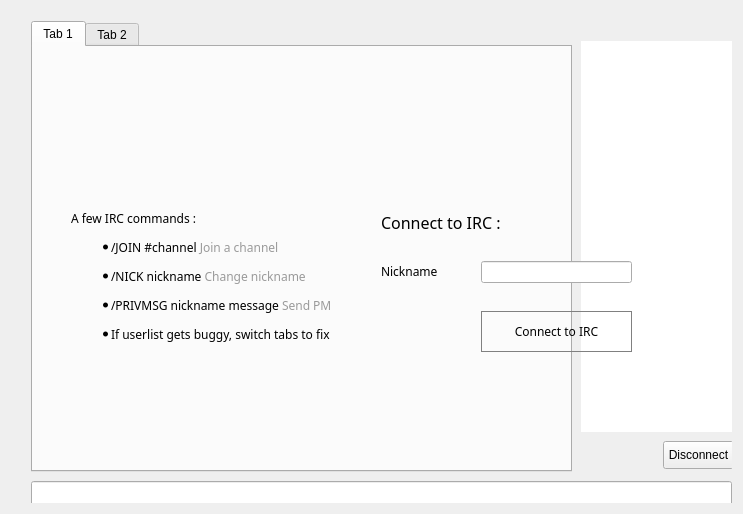
<?xml version="1.0" encoding="UTF-8"?>
<ui version="4.0">
 <class>ChatWindowClass</class>
 <widget class="QWidget" name="ChatWindowClass">
  <property name="geometry">
   <rect>
    <x>0</x>
    <y>0</y>
    <width>743</width>
    <height>514</height>
   </rect>
  </property>
  <layout class="QGridLayout" name="gridLayout">
   <item row="0" column="0">
    <widget class="QWidget" name="widget_2" native="true">
     <widget class="QWidget" name="splitter" native="true">
      <property name="enabled">
       <bool>true</bool>
      </property>
      <property name="geometry">
       <rect>
        <x>10</x>
        <y>10</y>
        <width>721</width>
        <height>501</height>
       </rect>
      </property>
      <property name="styleSheet">
       <string notr="true"/>
      </property>
      <widget class="QTabWidget" name="tab">
       <property name="geometry">
        <rect>
         <x>10</x>
         <y>0</y>
         <width>541</width>
         <height>451</height>
        </rect>
       </property>
       <property name="styleSheet">
        <string notr="true"/>
       </property>
       <property name="tabShape">
        <enum>QTabWidget::Rounded</enum>
       </property>
       <property name="currentIndex">
        <number>0</number>
       </property>
       <property name="tabsClosable">
        <bool>false</bool>
       </property>
       <widget class="QWidget" name="widget_4">
        <attribute name="title">
         <string>Tab 1</string>
        </attribute>
       </widget>
       <widget class="QWidget" name="tab_5">
        <attribute name="title">
         <string>Tab 2</string>
        </attribute>
       </widget>
      </widget>
      <widget class="QLineEdit" name="lineEdit">
       <property name="geometry">
        <rect>
         <x>10</x>
         <y>460</y>
         <width>701</width>
         <height>30</height>
        </rect>
       </property>
       <property name="sizePolicy">
        <sizepolicy hsizetype="Fixed" vsizetype="Fixed">
         <horstretch>0</horstretch>
         <verstretch>0</verstretch>
        </sizepolicy>
       </property>
       <property name="maximumSize">
        <size>
         <width>16777215</width>
         <height>30</height>
        </size>
       </property>
      </widget>
      <widget class="QListView" name="userView">
       <property name="geometry">
        <rect>
         <x>560</x>
         <y>20</y>
         <width>161</width>
         <height>391</height>
        </rect>
       </property>
       <property name="minimumSize">
        <size>
         <width>0</width>
         <height>300</height>
        </size>
       </property>
       <property name="styleSheet">
        <string notr="true">border-radius:10px;</string>
       </property>
      </widget>
      <widget class="QPushButton" name="disconnect">
       <property name="geometry">
        <rect>
         <x>642</x>
         <y>420</y>
         <width>71</width>
         <height>28</height>
        </rect>
       </property>
       <property name="text">
        <string>Disconnect</string>
       </property>
      </widget>
     </widget>
     <widget class="QWidget" name="hide3" native="true">
      <property name="geometry">
       <rect>
        <x>0</x>
        <y>0</y>
        <width>741</width>
        <height>511</height>
       </rect>
      </property>
      <property name="styleSheet">
       <string notr="true">font-family:Proxima Nova Rg;</string>
      </property>
      <widget class="QWidget" name="layoutWidget">
       <property name="geometry">
        <rect>
         <x>10</x>
         <y>6</y>
         <width>731</width>
         <height>41</height>
        </rect>
       </property>
       <layout class="QHBoxLayout" name="hide1">
        <property name="spacing">
         <number>7</number>
        </property>
       </layout>
      </widget>
      <widget class="QLabel" name="label_2">
       <property name="geometry">
        <rect>
         <x>60</x>
         <y>160</y>
         <width>291</width>
         <height>211</height>
        </rect>
       </property>
       <property name="text">
        <string>&lt;html&gt;&lt;head/&gt;&lt;body&gt;&lt;p&gt;A few IRC commands :&lt;/p&gt;&lt;ul style=&quot;margin-top: 0px; margin-bottom: 0px; margin-left: 0px; margin-right: 0px; -qt-list-indent: 1;&quot;&gt;&lt;li style=&quot; margin-top:12px; margin-bottom:12px; margin-left:0px; margin-right:0px; -qt-block-indent:0; text-indent:0px;&quot;&gt;/JOIN #channel &lt;span style=&quot; color:#9a9a9a;&quot;&gt;Join a channel&lt;/span&gt;&lt;/li&gt;&lt;li style=&quot; margin-top:12px; margin-bottom:12px; margin-left:0px; margin-right:0px; -qt-block-indent:0; text-indent:0px;&quot;&gt;/NICK nickname &lt;span style=&quot; color:#9a9a9a;&quot;&gt;Change nickname&lt;/span&gt;&lt;/li&gt;&lt;li style=&quot; margin-top:12px; margin-bottom:12px; margin-left:0px; margin-right:0px; -qt-block-indent:0; text-indent:0px;&quot;&gt;/PRIVMSG nickname message &lt;span style=&quot; color:#9a9a9a;&quot;&gt;Send PM &lt;/span&gt;&lt;/li&gt;&lt;li style=&quot; margin-top:0px; margin-bottom:0px; margin-left:0px; margin-right:0px; -qt-block-indent:0; text-indent:0px;&quot;&gt;If userlist gets buggy, switch tabs to fix&lt;/li&gt;&lt;/ul&gt;&lt;/body&gt;&lt;/html&gt;</string>
       </property>
      </widget>
      <widget class="QLineEdit" name="editPseudo">
       <property name="geometry">
        <rect>
         <x>470</x>
         <y>250</y>
         <width>151</width>
         <height>22</height>
        </rect>
       </property>
       <property name="text">
        <string/>
       </property>
      </widget>
      <widget class="QLabel" name="label_5">
       <property name="geometry">
        <rect>
         <x>370</x>
         <y>250</y>
         <width>61</width>
         <height>21</height>
        </rect>
       </property>
       <property name="text">
        <string>Nickname</string>
       </property>
      </widget>
      <widget class="QPushButton" name="buttonConnect">
       <property name="geometry">
        <rect>
         <x>470</x>
         <y>300</y>
         <width>151</width>
         <height>41</height>
        </rect>
       </property>
       <property name="styleSheet">
        <string notr="true">border-radius:40px;border:1px solid grey</string>
       </property>
       <property name="text">
        <string>Connect to IRC</string>
       </property>
      </widget>
      <widget class="QLabel" name="label_10">
       <property name="geometry">
        <rect>
         <x>370</x>
         <y>200</y>
         <width>161</width>
         <height>21</height>
        </rect>
       </property>
       <property name="text">
        <string>&lt;html&gt;&lt;head/&gt;&lt;body&gt;&lt;p&gt;&lt;span style=&quot; font-size:12pt;&quot;&gt;Connect to IRC :&lt;/span&gt;&lt;/p&gt;&lt;/body&gt;&lt;/html&gt;</string>
       </property>
      </widget>
     </widget>
    </widget>
   </item>
  </layout>
  <action name="actionQuit">
   <property name="text">
    <string>Quitter</string>
   </property>
   <property name="shortcut">
    <string>Ctrl+Q</string>
   </property>
  </action>
  <action name="actionCloseTab">
   <property name="text">
    <string>Fermer l'onglet</string>
   </property>
  </action>
 </widget>
 <layoutdefault spacing="6" margin="11"/>
 <resources/>
 <connections/>
</ui>
